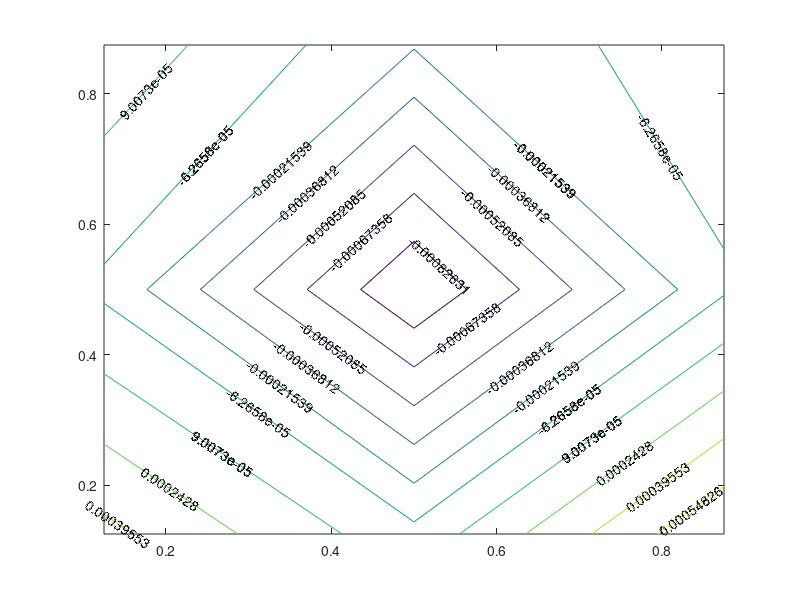

MATLAB code for this plot:
clear all
close all
clc

tic;

% This syetm that you need to solve will be singular. Matlab gives you a
% warning at each time step. To switch of this warning, remove the comment
% in the next line

warning off

% 00D#MMXIX#

% This file contains the skeleton of the program which will solve the lid
% driven cavity problem on a unit square. The parts that have to be
% supplemented are described in the assignment.
%
% The pieces that need to be filled in are indicated
%

%
% When running the code, determine a suitable time step. A too small time
% step will make the calculation very long, while for a too large time step
% the solution will blow up due to numerical instability.
%

Re = 1000;              % Reynolds number
N = 3;                 % Number of volumes in the x- and y-direction
Delta = 1/N;            % uniform spacing to be used in the mapping to compute tx


% Determine a suitable time step and stopping criterion, tol

%dt = ..;             % time step
tol = 1e-5;             % tol determines when steady state is reached and the program terminates

% wall velocities
U_wall_top = -1;
U_wall_bot = 0;
U_wall_left = 0;
U_wall_right = 0;
V_wall_top = 0;
V_wall_bot = 0;
V_wall_left = 0;
V_wall_right = 0;

%
%   Generation of a non-uniform mesh
%

%
%   tx are the coordinates of the nodal points on the outer-oriented grid
%
tx = zeros(1,N+1);
for i=1:N+1
    xi = (i-1)*Delta;
    tx(i) = 0.5*(1. - cos(pi*xi));
end

% Local mesh size on outer oriented grid
th = zeros(N,1);
th = tx(2:N+1) - tx(1:N);

%
%  x are the coordinates of the nodal points on the inner-oriented grid (including
%  endpoints 0 and 1)
%  h contains the edge lengths on the inner-oriented grid
%
x = 0.5*(tx(1:N) + tx(2:N+1));
x = [0 x 1];

h = zeros(N+1,1);
h = x(2:N+2) - x(1:N+1);


dt = min([min(h), 0.5*Re*min(h)^2]);

%
%   Initial condition u=v=0
%
%   Both u and v will be stored in one big vector called 'u'
%
%   The vector u only contains the true unknowns, not the velocities that
%   are prescribed by the boundary conditions
%
%   The vector u contains the *inner-oriented* circulations as unknowns

u = zeros(2*N*(N-1),1);

% Set up the Incindence matrix 'tE21' which connects the fluxes to the
% volumes. Use the orientation described in the assignment.


%%%%%%%%%%%%%%%%%%%%%%%%%%%%%%%%%%%%%%%%%%%%%%%
%
tE21 = sparse([]);
for i = 1:N^2
    tE21(i, i+floor((i-1)/N)) = -1;
    tE21(i, i+1+floor((i-1)/N)) = 1;
    tE21(i, (N+1)*N+i) = -1;
    tE21(i, (N+1)*N+i+N) = 1;
end 
%tE21 = sparse(tE21);
%
%%%%%%%%%%%%%%%%%%%%%%%%%%%%%%%%%%%%%%%%%%%%%%%

%
%  Inserting boundary conditions for normal velocity components
%  Multiplication by h components is done in order to obtain integral flux
%  values 



%%%%%%%%%%%%%%%%%%%%%%%%%%%%%%%%%%%%%%%%%%%%%%%
%
%    Here you need to modify the incidence matrix tE21 to include the
%    boundary conditions and store the boundary terms un u_norm (see
%    assignment
%Making indices where the boundary conditions need to be applied
for i = 1:N
    LEFT(i) = 1 + (i-1)*(N+1);
    RIGHT(i) = LEFT(i) + N;
    BOTTOM(i) = N*(N+1) + i;
    TOP(i) = BOTTOM(i) + N^2;
end

%create u_norm and remove parts of tE21
u_norm_E = sparse([]);
U_norm = sparse([]);
extra = 0;
for i = 1:N
    u_norm_E(:, i + extra) = tE21(:, LEFT(i));
    u_norm_E(:,i+1 + extra) = tE21(:, RIGHT(i));
    U_norm(i + extra,1) = U_wall_left*th(i);
    U_norm(i+1+extra,1) = U_wall_right*th(i);
    extra = extra + 1;
end
u_norm_E(:, [2*N+1:3*N]) = tE21(:, BOTTOM);
u_norm_E(:, [3*N+1:4*N]) = tE21(:, TOP);
U_norm([2*N+1:3*N],1) = V_wall_bot.*th(1:N);
U_norm([3*N+1:4*N],1) = V_wall_top.*th(1:N);

tE21(:,[LEFT, RIGHT, TOP, BOTTOM]) = [];
u_norm = u_norm_E*U_norm;
%
%%%%%%%%%%%%%%%%%%%%%%%%%%%%%%%%%%%%%%%%%%%%%%%

% Setting up simple Hodge matrix which converts the fluxes on the
% outer-oriented grid to circulation on the inner-oriented grid. Assume
% that the fluxes and circulation are constant over each 1-cell. This will
% give a diagonal Hodge matrix. Call this Hodge matrix 'H1t1'


%%%%%%%%%%%%%%%%%%%%%%%%%%%%%%%%%%%%%%%%%%%%%%%
%
%    Here you need to construct the incidence matrix H1t1
h1t1_vector = sparse([]);
for j = 1:N
    for i = 1:N+1
        h1t1_vector = [h1t1_vector; h(i)];
    end
end
for j = 1:N+1
    for i = 1:N
        h1t1_vector = [h1t1_vector; h(j)];
    end
end
H1t1 = spdiags(ones(2*N*(N+1),1),0, 2*N*(N+1),2*N*(N+1));
% H1t1 = spdiags(h1t1_vector,0, 2*N*(N+1),2*N*(N+1));

% for i = 1:N*(N+1)
%     H1t1(i+floor((i-1)/(N)),i) = 1;
%     H1t1(i+1+floor((i-1)/(N)),i) = 1;
% end
% for i = N*(N+1)+1:2*N*(N+1)
%     H1t1(i-N*(N+1),i) = -1;
%     H1t1(i-(N-1)*(N+1),i) = 1;
% end  
%
%%%%%%%%%%%%%%%%%%%%%%%%%%%%%%%%%%%%%%%%%%%%%%%

% Hu_norm is the vector which will contain the Hodge of the prescribed
% normal fluxes. Calculate the vector 'Hu_norm'

%Vector ubc_norm containing fluxes of prescribed velocities is reused

%%%%%%%%%%%%%%%%%%%%%%%%%%%%%%%%%%%%%%%%%%%%%%%
%
%    Multiply H1t1 with u_norm to het Hu_norm
%

%%%%%%%%%%%%%%%%%%%%%%%%%%%%%%%%%%%%%%%%%%%%%%%
    

%  Remove corresponding row and columns from the Hodge matrix and also
%  remove the corresp0onding 'rows' from Hu_norm

%%%%%%%%%%%%%%%%%%%%%%%%%%%%%%%%%%%%%%%%%%%%%%%
%
%    Remove rows and colums in H1t1 and Hu_norm for prescribed values
%
  
for i = 1:N
    BOTTOM(i) = i;
    LEFT(i) = N*(N+1) + 1+(i-1)*(N+1);
    RIGHT(i) = LEFT(i) + N;
    TOP(i) = BOTTOM(i) + N^2;
end

H1t1(:,[LEFT, RIGHT, TOP, BOTTOM]) = [];
H1t1([LEFT, RIGHT, TOP, BOTTOM],:) = [];
%%%%%%%%%%%%%%%%%%%%%%%%%%%%%%%%%%%%%%%%%%%%%%%

% Set up the incidence E^{2,1} between 1-cochain circulation and 2-cochain vorticity on
% the inner-oriented (extended) grid
%
% This incidence matrix will be called 'E21' in the program
%

%%%%%%%%%%%%%%%%%%%%%%%%%%%%%%%%%%%%%%%%%%%%%%%
%
%    Set up the incidence matrix E21 on the dual grid
%
E21 = sparse([]);
for i = 1:(N+1)^2
    E21(i, i) = 1;
    E21(i, i+N+1) = -1;
    E21(i, (N+2)*(N+1)+i+floor((i-1)/(N+1))) = -1;
    E21(i, (N+2)*(N+1)+i+floor((i-1)/(N+1))+1) = 1;
end 
%%%%%%%%%%%%%%%%%%%%%%%%%%%%%%%%%%%%%%%%%%%%%%%


% Inserting prescribed tangential bundary conditions

%Vector ubc of size 2(N+2)(N+1) is constructed. It contains all the
%prescribed velocities (normal and tangential) as represented in the inner
%oriented grid.

% Remove columns from the incidence matrix E21 corresponding to both the
% prescribed tangental velocities and normal velocities


%%%%%%%%%%%%%%%%%%%%%%%%%%%%%%%%%%%%%%%%%%%%%%%
%
%    Remove prescribed values from the matrix (just as was done for tE21)
%    and store the known values in a vector u_pres
%
% for i = 1:2*N+1
%     if i < N+2
%         
%     else
%         n = i- (N+1);
%         
%     end
% end

%create u_pres and remove parts of E21

% extra = 0;
% index = [];
% for i = 1:2*N+1
%     if i < N+2
%         BOTTOM_dual(i) = i ;
%         LEFT_dual(i) = (N+2)*(N+1) + (i-1)*(N+1)+i;
%         RIGHT_dual(i) = LEFT_dual(i) + (N+1);
%         TOP_dual(i) = BOTTOM_dual(i) + (N+1)^2;
%         
%         u_pres_E(:,3*(N+1)+ i + extra) = E21(:, LEFT_dual(i));
%         u_pres_E(:,4*N+i + extra) = E21(:, RIGHT_dual(i));
%         U_pres((N+1)+3*N+1+i + extra,1) = V_wall_left;
%         U_pres((N+1)+3*N+2+i+extra,1) = V_wall_right;
%     else 
%         n = i- (N+1);
%         BOTTOM_dual(i) = (N+1)*(N+2) + n +1;
%         LEFT_dual(i) = (N+1)*n+1;
%         RIGHT_dual(i) = LEFT_dual(i) + N;
%         TOP_dual(i) = 2*(N+1)*(N+2)-(N+1)+n;
%         
%         u_pres_E(:, (N+1)*n+1 ) = E21(:, LEFT_dual(i));
%         u_pres_E(:,(N+1)*n+1+N) = E21(:, RIGHT_dual(i));
%         U_pres(3*N+i + extra,1) = V_wall_left;
%         U_pres(4*N+i+extra,1) = V_wall_right;
%         
%     end
%     extra = extra + 1;
% end
% u_pres_E(:, [1:2*N+1]) = E21(:, BOTTOM_dual);
% u_pres_E(:, [2*(N+1):3*(N+1)]) = E21(:, TOP_dual);
% U_pres([1:2*N+1],1) = U_wall_bot;
% U_pres([(N+1)+2*N+1:(N+1)+3*N+1],1) = U_wall_top;
% 
% E21(:,[LEFT_dual, RIGHT_dual, TOP_dual, BOTTOM_dual]) = [];
% u_pres = u_pres_E*U_pres;
extra = 0;
for i = 1:2*N+1
    if i < N+2
        BOTTOM_dual(i) = i;
        LEFT_dual(i) = (N+2)*(N+1) + (i-1)*(N+1)+i;
        RIGHT_dual(i) = LEFT_dual(i) + (N+1);
        TOP_dual(i) = BOTTOM_dual(i) + (N+1)^2; 
    else 
        n = i- (N+1);
        BOTTOM_dual(i) = (N+1)*(N+2) + n +1;
        LEFT_dual(i) = (N+1)*n+1;
        RIGHT_dual(i) = LEFT_dual(i) + N;
        TOP_dual(i) = 2*(N+1)*(N+2)-(N+1)+n;    
    end
    
end
u_pres_E = sparse([]);
U_pres = sparse([]);

finding = [BOTTOM_dual;TOP_dual;LEFT_dual;RIGHT_dual];
k = 1;
b = 1;
t = 1;
l = 1;
r = 1;
for i = 1:2*(N+1)*(N+2)
    if any(finding(:)==i)
        [row,col] = find(finding==i);
        if row == 1
            u_pres_E(:,k) = E21(:, BOTTOM_dual(col));
            if col < N+2
                U_pres(k,1) = U_wall_bot*h(b);
                b = b+1;
            else
                U_pres(k,1) = V_wall_bot*h(1);
            end
            
        elseif row == 2
            u_pres_E(:,k) = E21(:, TOP_dual(col));
            if col < N+2
                U_pres(k,1) = U_wall_top*h(t);
                t = t+1;
            else
                U_pres(k,1) = V_wall_top*h(1);
            end
            
        elseif row == 3
            u_pres_E(:,k) = E21(:, LEFT_dual(col)); 
            if col < N+2
                U_pres(k,1) = V_wall_left*h(l);
                l = l+1;
            else
                U_pres(k,1) = U_wall_left*h(1);
            end
            
        elseif row == 4
            u_pres_E(:,k) = E21(:, RIGHT_dual(col));
            if col < N+2
                U_pres(k,1) = V_wall_right*h(r);
                r = r+1;
            else
                U_pres(k,1) = U_wall_right*h(1);
            end
            
        end
        k = k+1;
    end
    
end

E21(:,[LEFT_dual, RIGHT_dual, TOP_dual, BOTTOM_dual]) = [];
u_pres = u_pres_E*U_pres;
% full(u_pres)
%%%%%%%%%%%%%%%%%%%%%%%%%%%%%%%%%%%%%%%%%%%%%%%
    

% Set up the Hodge matrix which maps inner-oriented 2-cochains to
% outer-oriented 0-cochains. Assume that the vorticity is constant in the
% inner-oriented 2-cells. This will give a diagonal Hodge matrix. Call this
% Hodhe matrix 'Ht02'

%%%%%%%%%%%%%%%%%%%%%%%%%%%%%%%%%%%%%%%%%%%%%%%
%
%    Set up the Hodge matrix which converts integrated values on the dual
%    grid to point values on the primal grid assuming that the physical
%    quantity is constant over the dual surfaces.
%
Ht02 = spdiags(ones((N+1)^2,1),0, (N+1)^2,(N+1)^2);
%%%%%%%%%%%%%%%%%%%%%%%%%%%%%%%%%%%%%%%%%%%%%%%

% Set up the Hodge matrix which maps inner-oriented 1-cochains to
% outer-oriented 1-cochains. Call this Hodge matrix 'Ht11'. Assume again
% that everything is constant over the 1-cells, which will then yield a
% diagonal Hdoge matrix.

%%%%%%%%%%%%%%%%%%%%%%%%%%%%%%%%%%%%%%%%%%%%%%%
%
%    Set up the Hodge matrix which converts integrated values along dual
%    edge to integral values over primal edges
%
Ht11 = spdiags(ones((2*N-2)*N,1),0, (2*N-2)*N,(2*N-2)*N);
%%%%%%%%%%%%%%%%%%%%%%%%%%%%%%%%%%%%%%%%%%%%%%%
    
%
% The prescribed velocties will play a role in the momentum equation
%
u_pres_tvort=Ht02*u_pres; %U_pres to outer oriented 0 form representing contribution of boundary conditions to point wise vorticity
u_pres = H1t1*E21'*Ht02*u_pres; %U_pres to inner oriented 1 forms


% Now all matrices are set up and the time stepping cam start. 'iter' will
% record the number of time steps. This allows you to give output after a
% preselected number of time steps.
%
% 'diff' will be the maximal du/dt or dv/dt. If 'diff' is sufficiently
% small, steady state has been reached. Determine a suitable value for
% 'tol'
%

%%%%%%%%%%%%%%%%%%%%%%%%%%%%%%%%%%%%%%%%%%%%%%%
%
%    From here the code enters the time-stepping loop and no new parts in
%    the code need to be inserted. If done correctly, everything should
%    work now.
%
%%%%%%%%%%%%%%%%%%%%%%%%%%%%%%%%%%%%%%%%%%%%%%%

diff = 1;
iter = 1;


% Set up the matrix for the Poisson equation    

A = -tE21*Ht11*tE21';

% Perform an LU-decomposition for the pressure matrix A

[L,U] = lu(full(A));
L = sparse(L);
U = sparse(U);

% Abbreviation for some matrix products which are constant in the time loop

VLaplace = H1t1*E21'*Ht02*E21;
DIV = tE21*Ht11;


while diff > tol
        
    %Vector chi is obtained. It corresponds with the point-wise vorticity
    %at each cell
    chi=Ht02*E21*u+u_pres_tvort;  
    
    %Vectors uxchi and uychi correspond with the multiplications of
    %chi with the horizontal and vertical velocity components at each cell.
    %Only the cells required for vector convective are calculated. The
    %ordering of each vector with respect to the ordering of cells in the
    %grid is different (left to right for uxchi and bottom to top for
    %uychi)
    
    uxchi=zeros((N+1)*(N-1),1);
    uychi=zeros((N+1)*(N-1),1);
    
    for i=1:N-1
        for j=1:N+1
            k=j+(i-1)*(N+1); %Number of vector component
            if j==1                
                uxchi(k)=U_wall_left*chi(j+i*(N+1));                
                uychi(k)=V_wall_bot*chi((i+1)+(j-1)*(N+1));
            elseif j==N+1
                uxchi(k)=U_wall_right*chi(j+i*(N+1));
                uychi(k)=V_wall_top*chi((i+1)+(j-1)*(N+1));
            else
                uxchi(k)=(u(j-1+(i-1)*(N-1))+u(j-1+i*(N-1)))/(2*h(j))*chi(j+i*(N+1));
                uychi(k)=(u(N*(N-1)+i+(j-2)*N)+u(N*(N-1)+i+1+(j-2)*N))/(2*h(j))*chi((i+1)+(j-1)*(N+1));
            end
        end
    end
    
    %Given vectors uxchi and uychi, vector convective can be constructed
    convective=zeros(2*N*(N-1),1);
    for i=1:N
        for j=1:N-1
            convective(j+(i-1)*(N-1))=-h(j+1)/2*(uychi(i+(j-1)*(N+1))+uychi(i+1+(j-1)*(N+1))); %Components along horizontal cell lines
            convective(N*(N-1)+i+(j-1)*N)=h(j+1)/2*(uxchi(i+(j-1)*(N+1))+uxchi(i+1+(j-1)*(N+1))); %Components along vertical cell lines
        end
    end
    
    % Set up the right hand side for the Poisson equation for the pressure
    
    rhs_Poisson  =   DIV*(u/dt  - convective - VLaplace*u/Re - u_pres/Re) + u_norm/dt; 
    
    % Solve for the new pressure
    
    temp = L\rhs_Poisson;
    p = U\temp;
    
    % Store the velocity from the previous time step in the vector u_old
    
    uold = u;
    
    % Udate the velocity field
    
    u = u - dt* (convective - tE21'*p + VLaplace*u/Re + u_pres/Re); 
    
    %
    %  Every other 1000 iterations check whether you approach steady state
    %  and check whether yopu satisfy conservation of mass. The largest
    %  rate at which mass is destroyed or created is denoted by 'maxdiv'.
    %  This number should be very small, in the order of machine precision.
    
    if mod(iter,1000) == 0
    
        maxdiv = max(DIV*u + u_norm); 
        
        diff = max(abs(u-uold))/dt
        
    end
    iter = iter + 1;
end

toc;

% pressurelevellist = [-0.002, 0.0, 0.02, 0.05, 0.07, 0.09, 0.11, 0.12, 0.17, 0.3];
pres = reshape(p,[N,N]);

for j = 2:N
    y(1) = th(1)/2;
    y(j) = th(j)/2 + th(j-1)/2 + y(j-1);
end
[X,Y] = meshgrid(y,y);
contour(X,Y,pres,'ShowText','on')

